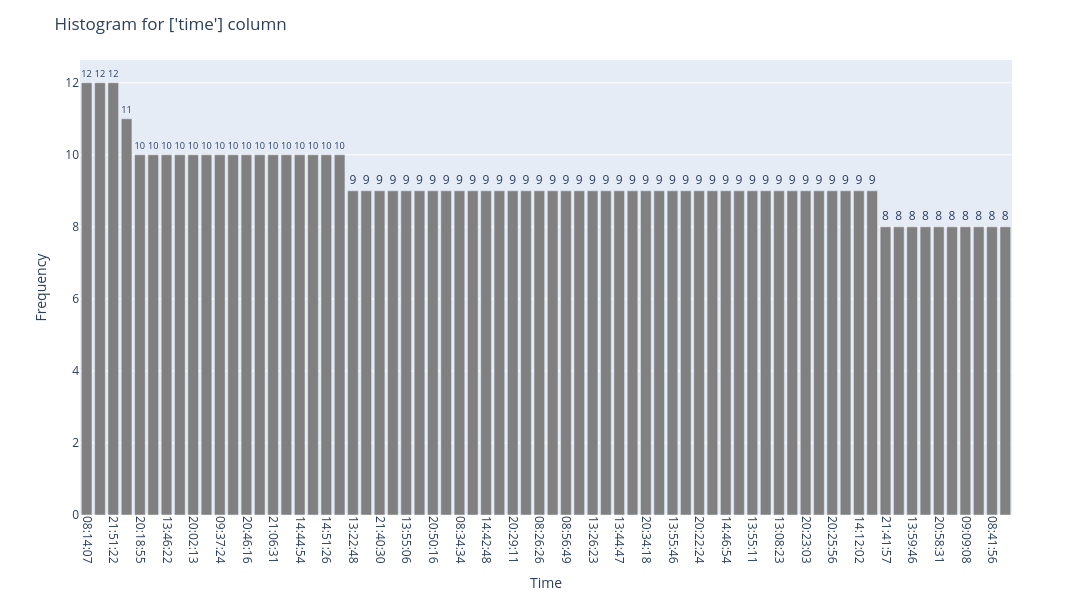

The notebook cell this image was saved under:
### Code cell
# Histogram for 'time' column
plot_cualitative_histogram_plotlypx(df_music_clean['time'], color="grey", title="Histogram for ['time'] column", xlabel="Time", 
                                    ylabel="Frequency", figsize=(1200, 600), xtick=None, ytick=None, rotation_x=90, rotation_y=0, top_n=70)

### Figure 1 — Plotly figure (JSON) as saved in the notebook; plotly's stock layout.template omitted (floating-point values rounded to 4 significant figures)
{"data": [{"hovertemplate": "Category=%{x}<br>Frequency=%{text}<extra></extra>", "legendgroup": "", "marker": {"color": "grey", "pattern": {"shape": ""}}, "name": "", "orientation": "v", "showlegend": false, "text": [12.0, 12.0, 12.0, 11.0, 10.0, 10.0, 10.0, 10.0, 10.0, 10.0, 10.0, 10.0, 10.0, 10.0, 10.0, 10.0, 10.0, 10.0, 10.0, 10.0, 9.0, 9.0, 9.0, 9.0, 9.0, 9.0, 9.0, 9.0, 9.0, 9.0, 9.0, 9.0, 9.0, 9.0, 9.0, 9.0, 9.0, 9.0, 9.0, 9.0, 9.0, 9.0, 9.0, 9.0, 9.0, 9.0, 9.0, 9.0, 9.0, 9.0, 9.0, 9.0, 9.0, 9.0, 9.0, 9.0, 9.0, 9.0, 9.0, 9.0, 8.0, 8.0, 8.0, 8.0, 8.0, 8.0, 8.0, 8.0, 8.0, 8.0], "textposition": "outside", "type": "bar", "x": ["08:14:07", "09:25:10", "21:51:22", "20:29:42", "20:18:55", "20:03:16", "13:46:22", "20:14:17", "20:02:13", "13:13:45", "09:37:24", "13:22:20", "20:46:16", "21:48:39", "21:06:31", "09:56:19", "14:44:54", "21:19:52", "14:51:26", "13:59:20", "13:22:48", "14:12:58", "21:40:30", "14:16:37", "13:55:06", "08:51:17", "20:50:16", "20:25:01", "08:34:34", "14:45:03", "14:42:48", "13:15:46", "20:29:11", "20:14:55", "08:26:26", "20:13:56", "08:56:49", "08:59:54", "13:26:23", "14:42:54", "13:44:47", "13:15:25", "20:34:18", "20:15:22", "13:55:46", "14:17:54", "20:22:24", "08:19:28", "14:46:54", "13:18:20", "13:55:11", "20:58:23", "13:08:23", "14:03:11", "20:23:03", "21:19:03", "20:25:56", "20:23:43", "14:12:02", "13:49:21", "21:41:57", "14:59:26", "13:59:46", "21:16:46", "20:58:31", "14:49:03", "09:09:08", "20:12:29", "08:41:56", "09:11:03"], "xaxis": "x", "y": [12, 12, 12, 11, 10, 10, 10, 10, 10, 10, 10, 10, 10, 10, 10, 10, 10, 10, 10, 10, 9, 9, 9, 9, 9, 9, 9, 9, 9, 9, 9, 9, 9, 9, 9, 9, 9, 9, 9, 9, 9, 9, 9, 9, 9, 9, 9, 9, 9, 9, 9, 9, 9, 9, 9, 9, 9, 9, 9, 9, 8, 8, 8, 8, 8, 8, 8, 8, 8, 8], "yaxis": "y"}], "layout": {"barmode": "relative", "height": 600, "legend": {"tracegroupgap": 0}, "margin": {"t": 60}, "title": {"text": "Histogram for ['time'] column"}, "width": 1200, "xaxis": {"anchor": "y", "domain": [0, 1], "tickangle": 90, "title": {"text": "Time"}}, "yaxis": {"anchor": "x", "domain": [0, 1], "tickangle": 0, "title": {"text": "Frequency"}}}}
